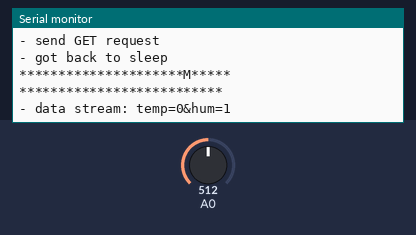
The sketch below on a simulated ESP8266 (NodeMCU). Shown: the last lines printed to the serial monitor. The inputs (shaded band) are chosen by the test bench; at power-on: A0 = 512. WiFi joins after 1.5 s; servers stay silent unless stated; uploads are accepted with an empty reply.

Above: at 3.5 s.
3.6 s: A0 set to 490
At 4.13 s:
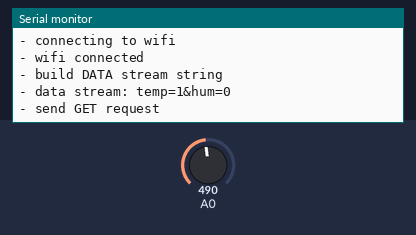
7.9 s: A0 set to 510
At 9.05 s:
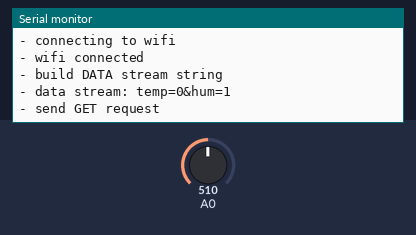
Timing chart, 0 to 10.9 s (numbered marks = the images above; inputs shaded):
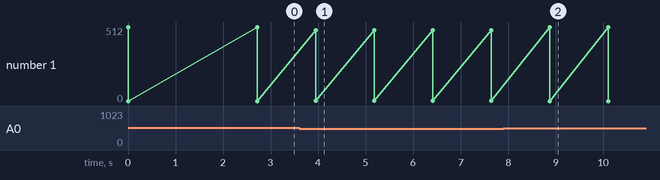

The sketch:

client.ino
```cpp
#include <ESP8266WiFi.h>
#include <ESP8266HTTPClient.h>
#define DHTPIN 2

// AP Wi-Fi credentials
const char* ssid = "abhi";
const char* password = "123456789";

// Local ESP web-server address
String serverHost = "http://192.168.4.1/feed";
String data;
// DEEP_SLEEP Timeout interval
int sleepInterval = 5;
// DEEP_SLEEP Timeout interval when connecting to AP fails
int failConnectRetryInterval = 2;
int counter = 0;

int x_rec = 1024;
int flag = 0;

void buildDataStream(int t, int h);
// Static network configuration
IPAddress ip(192, 168, 4, 4);
IPAddress gateway(192, 168, 4, 1);
IPAddress subnet(255, 255, 255, 0);

WiFiClient client;

void setup() {
  ESP.eraseConfig();
  WiFi.persistent(false);
  Serial.begin(74880);
}

void sendee(int t, int h)
{
  Serial.println();
  Serial.println("**************************");
  Serial.println("**************************");
  Serial.println("******** BEGIN ***********");
  Serial.println("- set ESP STA mode");
  WiFi.mode(WIFI_STA);
  Serial.println("- connecting to wifi");
  WiFi.config(ip, gateway, subnet);
  WiFi.begin(ssid, password);
  Serial.println("");
  int c = 0;
  while ((WiFi.status() != WL_CONNECTED) && (c != 9)) {
    delay(500);
    c++;
    Serial.print(".");
  }

  Serial.println("- wifi connected");
  Serial.println("- build DATA stream string");
  buildDataStream(t,h);
  Serial.println("- send GET request");
  sendHttpRequest();
  Serial.println();
  Serial.println("- got back to sleep");
  Serial.println("*********************M*****");
  Serial.println("**************************");
  buildDataStream(t,h);
}

void sendHttpRequest() {
  HTTPClient http;
  http.begin(serverHost);
  http.addHeader("Content-Type", "application/x-www-form-urlencoded");
  http.POST(data);
  http.writeToStream(&Serial);
  http.end();
}

void buildDataStream(int t, int h)
{
  data = "temp=";
  data += String(t);
  data += "&hum=";
  data += String(h);
  Serial.println("- data stream: "+data);
}

int xim = 0;
void loop() {
  x_rec = analogRead(A0);
  Serial.println(x_rec);
  if(x_rec < 500)
  {
    flag = 1;
    xim++;
  }
  //ESP.eraseConfig();
  Serial.println(xim);
  if(xim == 2)
  {
    flag = 0;
    xim = 0;
  }
  if(flag == 1)
  {
    Serial.println("Sender");
  sendee(1,0);
  }
  else if(flag == 0)
  {
    Serial.println("Reciever");
    sendee(0,1);
    flag = 0;
  }
  delay(1000);
  }
```

Measured:
- after the input at 3.6 s, the serial monitor: prints a new line after 0.35 s (image 1)
- after the input at 7.9 s, the serial monitor: prints a new line after 0.97 s (image 2)
- plotted number 1: 0 → 2 after the input at 3.6 s
